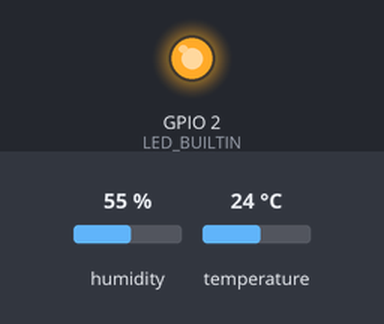
Simulated run of this sketch. Board: ESP32. Shown: output pins drawn as LEDs (lit = HIGH). The inputs (shaded band) are chosen by the test bench; at power-on: humidity 55 %, temperature 24 °C. WiFi joins after 1.5 s; servers stay silent unless stated; uploads are accepted with an empty reply; what the sketch prints to the serial monitor is not drawn.

Above: at 1.82 s.
At 17.5 s:
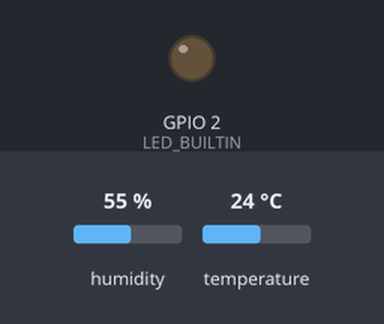
Timing chart, 0 to 41.8 s (numbered marks = the images above):
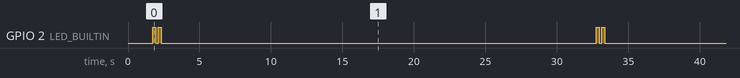

The sketch:

sketch.ino
```cpp
#include <WiFi.h>
#include <HTTPClient.h>
#include <DHT.h>

// Wi-Fi Credentials
const char* ssid = "Your_Wifi_SSID_or_Visible_name";
const char* password = "Your_wifi_password";

// Cloudflare Worker URL
const char* serverURL = "https://cloudflare_worker.<your_worker_subdomain>.workers.dev/api/sensor";

// API Key for authentication (should be same as the cloudflare workers auth key)
const char* apiKey = "YOUR_SECURE_API_KEY";

// DHT11 Configuration
#define DHTPIN 4
#define DHTTYPE DHT11
DHT dht(DHTPIN, DHTTYPE);

// ESP32 onboard LED pin
#define LED_BUILTIN 2

void setup() {
    Serial.begin(115200);

    // Setup LED pin
    pinMode(LED_BUILTIN, OUTPUT);

    // Connect to WiFi
    WiFi.begin(ssid, password);
    Serial.print("Connecting to WiFi");
    while (WiFi.status() != WL_CONNECTED) {
        delay(500);
        Serial.print(".");
    }
    Serial.println("\nConnected to WiFi ✅");

    // Initialize DHT sensor
    dht.begin();
}

void blinkLED(int times, int delayTime) {
    for(int i = 0; i < times; i++) {
        digitalWrite(LED_BUILTIN, HIGH);
        delay(delayTime);
        digitalWrite(LED_BUILTIN, LOW);
        delay(delayTime);
    }
}

void sendDHTData() {
    if (WiFi.status() == WL_CONNECTED) {
        HTTPClient http;
        http.begin(serverURL);
        http.addHeader("Content-Type", "application/json");
        http.addHeader("x-api-key", apiKey);

        float temperature = dht.readTemperature();
        float humidity = dht.readHumidity();

        if (isnan(temperature) || isnan(humidity)) {
            Serial.println("❌ Failed to read from DHT sensor!");
            return;
        }

        String jsonPayload = "{";
        jsonPayload += "\"temperature\":" + String(temperature, 2) + ",";
        jsonPayload += "\"humidity\":" + String(humidity, 2);
        jsonPayload += "}";

        int httpResponseCode = http.POST(jsonPayload);

        if (httpResponseCode > 0) {
            Serial.printf("✅ Data sent successfully. Response code: %d\n", httpResponseCode);
            blinkLED(2, 200); // Blink LED twice quickly
        } else {
            Serial.printf("❌ Error sending data. HTTP error: %s\n", http.errorToString(httpResponseCode).c_str());
        }

        http.end();
    } else {
        Serial.println("❌ WiFi disconnected, attempting reconnection...");
        WiFi.reconnect();
    }
}

void loop() {
    sendDHTData();
    delay(30000); // Send data every 30 seconds
}
```

Measured:
- by itself, GPIO 2 (LED_BUILTIN): repeats every 31.0 s: LOW 0.20 s, HIGH 0.20 s, LOW 30.4 s, HIGH 0.20 s
- by itself, everything shown: repeats every 31.0 s, in 4 steps
